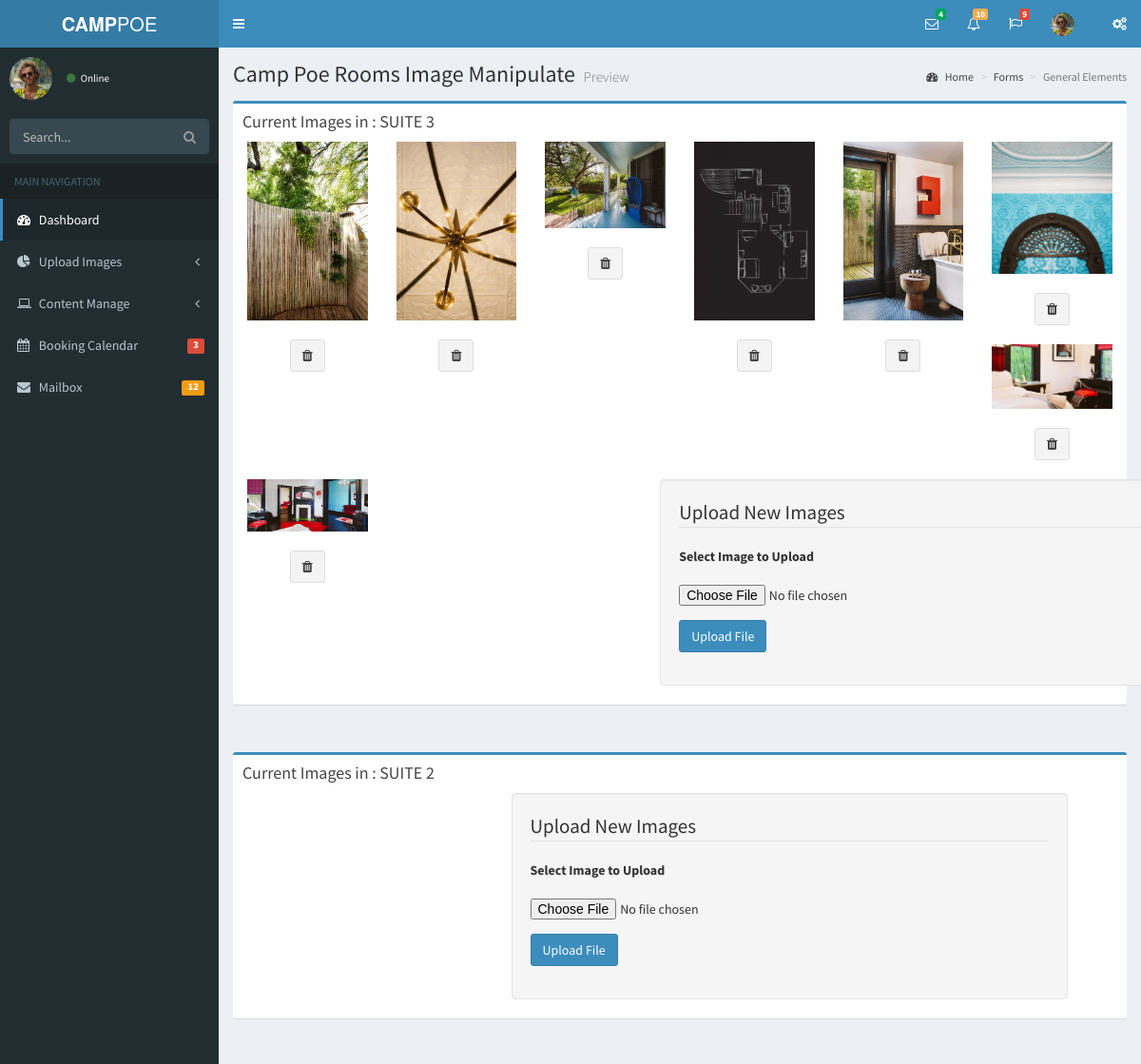
The app's page /index.php/admin/room_images (upper part), older data.
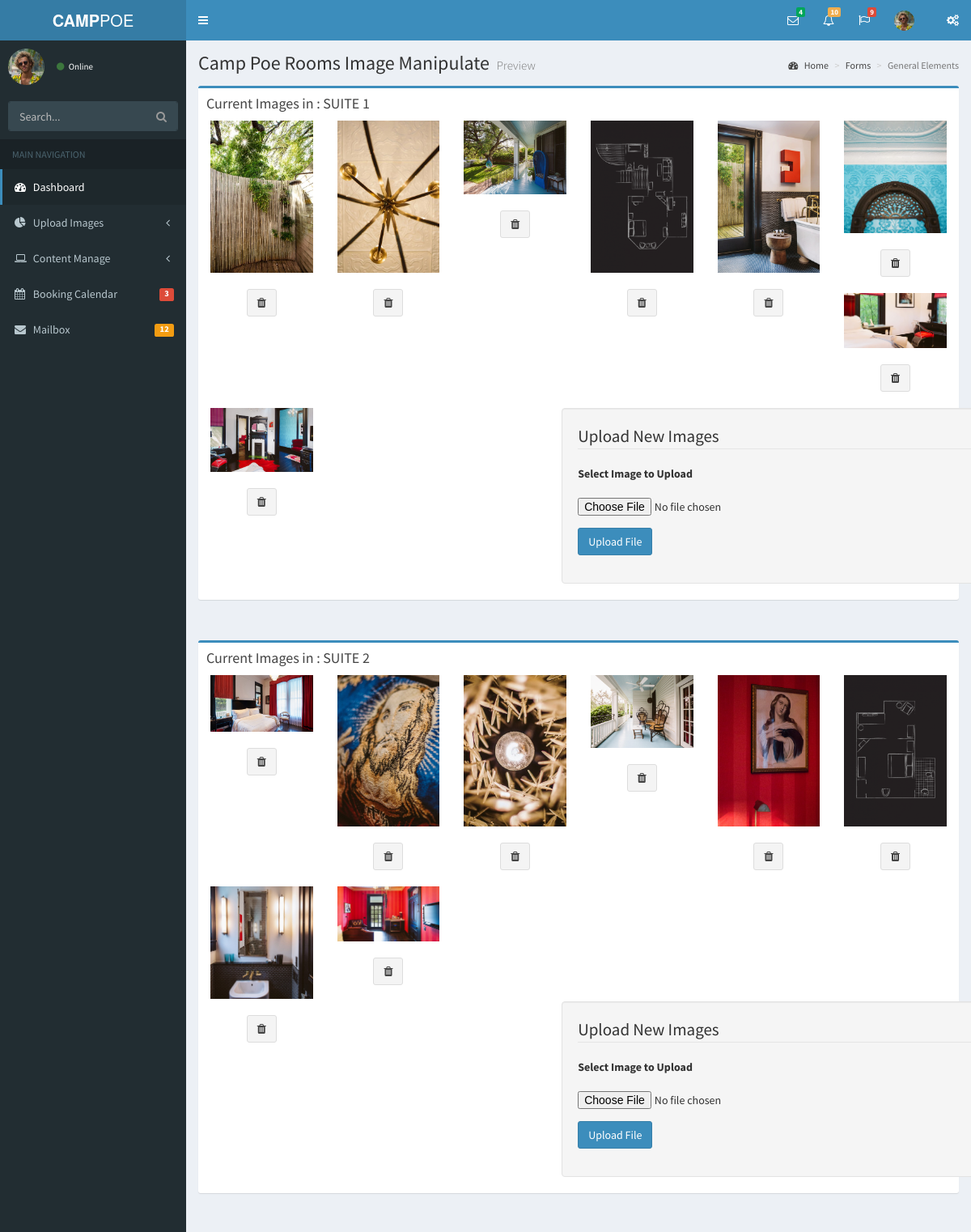
The same page, newer data.
### tables this page shows
CREATE TABLE IF NOT EXISTS `rooms` (
  `rm_id` int(11) NOT NULL AUTO_INCREMENT,
  `rm_name` varchar(200) NOT NULL,
  `rm_comments` varchar(1000) NOT NULL,
  `rm_cover_img` varchar(500) NOT NULL,
  `rm_available` int(2) NOT NULL,
  `rm_title` varchar(400) NOT NULL,
  `rm_detail` varchar(1000) NOT NULL,
  `rm_amount` double(10,2) NOT NULL,
  PRIMARY KEY (`rm_id`)
);

CREATE TABLE IF NOT EXISTS `room_img_urls` (
  `ril_id` int(11) NOT NULL AUTO_INCREMENT,
  `rm_id` int(11) NOT NULL,
  `img_type` varchar(20) NOT NULL,
  `ril_img_url` varchar(500) NOT NULL,
  `style_col` varchar(11) NOT NULL,
  `class` varchar(50) NOT NULL,
  PRIMARY KEY (`ril_id`,`rm_id`)
);

### application/controllers/Admin.php (called while the page is built, shortened)
<?php
class Admin extends CI_Controller {
    function __construct() {
        $this->load->helper(array('form', 'url'));
    }
    public function room_images() {
        $this->load->model('imagemodel');
        $room['images'] = $this->imagemodel->getAllRoomImages();
        $room['details'] = $this->imagemodel->getAllRoomDetails();
        $this->load->view('admin_room_img', $room);
    }
}

### index.php (called while the page is built, shortened)
<?php
require_once BASEPATH.'core/CodeIgniter.php';

### application/models/imagemodel.php (called while the page is built, shortened)
<?php
class imagemodel extends CI_Model {
    function getAllRoomImages() {
        $query = $this->db->get('room_img_urls');
        if ($query->num_rows() > 0) {
            return $query->result();
        }
    }
    function getAllRoomDetails() {
        $query = $this->db->get('rooms');
        if ($query->num_rows() > 0) {
            return $query->result();
        }
    }
}
?>

### application/views/admin_room_img.php (the view, shortened to what this page needs)
<!DOCTYPE html>
<html>
    <head>
        <link href="<?php echo base_url(); ?>resoures/admin/bootstrap/css/bootstrap.min.css" rel="stylesheet" type="text/css" />
        <link href="https://maxcdn.bootstrapcdn.com/font-awesome/4.3.0/css/font-awesome.min.css" rel="stylesheet" type="text/css" />
        <link href="https://code.ionicframework.com/ionicons/2.0.1/css/ionicons.min.css" rel="stylesheet" type="text/css" />
        <link href="<?php echo base_url(); ?>resoures/admin/dist/css/AdminLTE.min.css" rel="stylesheet" type="text/css" />
        <link href="<?php echo base_url(); ?>resoures/admin/dist/css/skins/_all-skins.min.css" rel="stylesheet" type="text/css" />
    </head>
    <body class="skin-blue sidebar-mini">
        <div class="wrapper">
            <?php include_once './resoures/admin/imports/admin_temp_header.php'; ?>
            <?php include_once './resoures/admin/imports/admin_temp_nav.php'; ?>
            <div class="content-wrapper">
                <section class="content-header">
                    <h1>
                        Camp Poe Rooms Image Manipulate
                        <small>Preview</small>
                    </h1>
                    <ol class="breadcrumb">
                        <li><a href="#"><i class="fa fa-dashboard"></i> Home</a></li>
                        <li><a href="#">Forms</a></li>
                        <li class="active">General Elements</li>
                    </ol>
                </section>
                <?php
                if (!empty($details)) {
                    $image_no = 0;
                    foreach ($details as $room_detail) {
                        $image_no++;
                        echo "<section class='content'><div class='row'><div class='col-md-12'><div class='box box-primary'><div class='box-header'>";
                        echo "<h2 class='box-title'>Current Images in : " . $room_detail->rm_name . "</h2></div>";
                        if (!empty($images)) {
                            foreach ($images as $home) {
                                if ($home->rm_id == $image_no) {
                                    echo "<div class='col-lg-2 col-md-4 col-xs-6 thumb'>";
                                    echo "<img class='img-responsive' src='" . base_url() . $home->ril_img_url . "' alt=''><br>";
                                    echo "<center><a href='" . base_url() . "/index.php/image/delete/" . $home->ril_id . "'><button type='button' class='btn btn-default'><i class='fa fa-trash'></i></button></a></center>";
                                    echo "<br></div>";
                                }
                            }
                        }
                        echo "<div class='container'><div class='row'><div class='col-md-6 col-md-offset-3 well'>";
                        echo "<legend>Upload New Images</legend>" . form_open_multipart('image/upload');
                        echo "<fieldset><div class='form-group'><div class='row'><div class='col-md-12'><label for='filename' class='control-label'>Select Image to Upload</label></div></div></div>";
                        echo "<div class = 'form-group'><div class = 'row'><div class = 'col-md-12'>";
                        echo "<input type = 'file' name = 'filename' size = '20' />";
                        echo "<span class = 'text-danger'>";
                        echo "</span></div></div></div>";
                        echo "<div class='form-group'><div class='row'><div class='col-md-12'><input type='submit' value='Upload File' class='btn btn-primary'/></div></div></div></fieldset>";
                        echo "</div></div></div></div></div></div></section>";
                    }
                }
                ?>
            </div>
        </div>
    </body>
</html>

### resoures/admin/imports/admin_temp_header.php (shortened to what this page needs)
<header class="main-header">
    <a href="index2.html" class="logo">
        <span class="logo-lg"><b>CAMP</b>POE</span>
    </a>
    <nav class="navbar navbar-static-top" role="navigation">
        <a href="#" class="sidebar-toggle" data-toggle="offcanvas" role="button">
        </a>
        <div class="navbar-custom-menu">
            <ul class="nav navbar-nav">
                <li class="dropdown messages-menu">
                    <a href="#" class="dropdown-toggle" data-toggle="dropdown">
                        <i class="fa fa-envelope-o"></i>
                        <span class="label label-success">4</span>
                    </a>
                </li>
                <li class="dropdown notifications-menu">
                    <a href="#" class="dropdown-toggle" data-toggle="dropdown">
                        <i class="fa fa-bell-o"></i>
                        <span class="label label-warning">10</span>
                    </a>
                </li>
                <li class="dropdown tasks-menu">
                    <a href="#" class="dropdown-toggle" data-toggle="dropdown">
                        <i class="fa fa-flag-o"></i>
                        <span class="label label-danger">9</span>
                    </a>
                </li>
                <li class="dropdown user user-menu">
                    <a href="#" class="dropdown-toggle" data-toggle="dropdown">
                        <img src="<?php echo base_url(); ?>resoures/admin/dist/img/user2-160x160.jpg" class="user-image" alt="User Image"/>
                    </a>
                </li>
                <li>
                    <a href="#" data-toggle="control-sidebar"><i class="fa fa-gears"></i></a>
                </li>
            </ul>
        </div>
    </nav>
</header>

### resoures/admin/imports/admin_temp_nav.php (shortened to what this page needs)
<aside class="main-sidebar">
    <section class="sidebar">
        <div class="user-panel">
            <div class="pull-left image">
                <img src="<?php echo base_url(); ?>resoures/admin/dist/img/user2-160x160.jpg" class="img-circle" alt="User Image" />
            </div>
            <div class="pull-left info">
                <a href="#"><i class="fa fa-circle text-success"></i> Online</a>
            </div>
        </div>
        <form action="#" method="get" class="sidebar-form">
            <div class="input-group">
                <input type="text" name="q" class="form-control" placeholder="Search..."/>
                <span class="input-group-btn">
                    <button type='submit' name='search' id='search-btn' class="btn btn-flat"><i class="fa fa-search"></i></button>
                </span>
            </div>
        </form>
        <ul class="sidebar-menu">
            <li class="header">MAIN NAVIGATION</li>
            <li class="active treeview">
                <a href="<?php echo base_url(); ?>/index.php/admin/">
                    <i class="fa fa-dashboard"></i> <span>Dashboard</span>
                </a>
            </li>
            <li class="treeview">
                <a href="#">
                    <i class="fa fa-pie-chart"></i>
                    <span>Upload Images</span>
                    <i class="fa fa-angle-left pull-right"></i>
                </a>
            </li>
            <li class="treeview">
                <a href="#">
                    <i class="fa fa-laptop"></i>
                    <span>Content Manage</span>
                    <i class="fa fa-angle-left pull-right"></i>
                </a>
            </li>
            <li>
                <a href="<?php echo base_url(); ?>/index.php/calender">
                    <i class="fa fa-calendar"></i> <span>Booking Calendar</span>
                    <small class="label pull-right bg-red">3</small>
                </a>
            </li>
            <li>
                <a href="pages/mailbox/mailbox.html">
                    <i class="fa fa-envelope"></i> <span>Mailbox</span>
                    <small class="label pull-right bg-yellow">12</small>
                </a>
            </li>
    </section>
</aside>

Row changes from the older to the newer data that the page shows:
changed rooms: rm_name "SUITE 3" → "SUITE 1"
changed room_img_urls (number 8 of 16 on the later page): ril_img_url: a different picture
added room_img_urls: ril_img_url (picture), shown under rooms "SUITE 2"
added room_img_urls: ril_img_url (picture), shown under rooms "SUITE 2"
added room_img_urls: ril_img_url (picture), shown under rooms "SUITE 2"
added room_img_urls: ril_img_url (picture), shown under rooms "SUITE 2"
added room_img_urls: ril_img_url (picture), shown under rooms "SUITE 2"
added room_img_urls: ril_img_url (picture), shown under rooms "SUITE 2"
added room_img_urls: ril_img_url (picture), shown under rooms "SUITE 2"
added room_img_urls: ril_img_url (picture), shown under rooms "SUITE 2"
